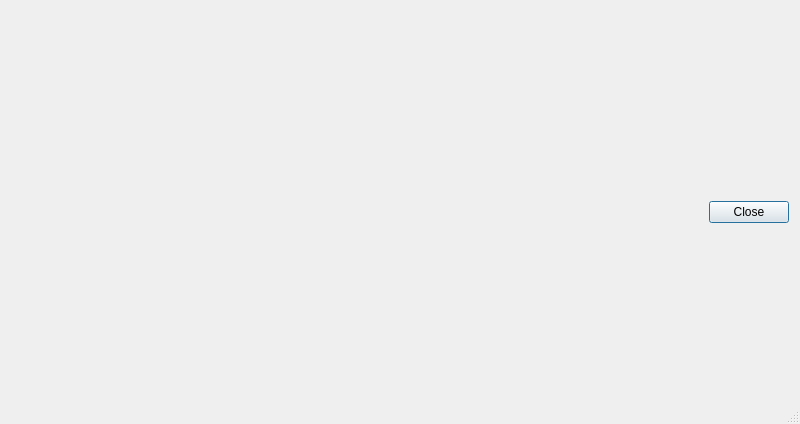
<?xml version="1.0" encoding="UTF-8"?>
<ui version="4.0">
 <class>BrowserPropertiesDialogBase</class>
 <widget class="QDialog" name="BrowserPropertiesDialogBase">
  <property name="geometry">
   <rect>
    <x>0</x>
    <y>0</y>
    <width>800</width>
    <height>424</height>
   </rect>
  </property>
  <property name="windowTitle">
   <string>Dialog</string>
  </property>
  <property name="sizeGripEnabled">
   <bool>true</bool>
  </property>
  <layout class="QVBoxLayout" name="verticalLayout">
   <item>
    <layout class="QVBoxLayout" name="mLayout"/>
   </item>
   <item>
    <widget class="QDialogButtonBox" name="mButtonBox">
     <property name="sizePolicy">
      <sizepolicy hsizetype="Expanding" vsizetype="Maximum">
       <horstretch>0</horstretch>
       <verstretch>0</verstretch>
      </sizepolicy>
     </property>
     <property name="orientation">
      <enum>Qt::Horizontal</enum>
     </property>
     <property name="standardButtons">
      <set>QDialogButtonBox::Close</set>
     </property>
    </widget>
   </item>
  </layout>
 </widget>
 <resources/>
 <connections>
  <connection>
   <sender>mButtonBox</sender>
   <signal>accepted()</signal>
   <receiver>BrowserPropertiesDialogBase</receiver>
   <slot>accept()</slot>
   <hints>
    <hint type="sourcelabel">
     <x>248</x>
     <y>254</y>
    </hint>
    <hint type="destinationlabel">
     <x>157</x>
     <y>274</y>
    </hint>
   </hints>
  </connection>
  <connection>
   <sender>mButtonBox</sender>
   <signal>rejected()</signal>
   <receiver>BrowserPropertiesDialogBase</receiver>
   <slot>reject()</slot>
   <hints>
    <hint type="sourcelabel">
     <x>316</x>
     <y>260</y>
    </hint>
    <hint type="destinationlabel">
     <x>286</x>
     <y>274</y>
    </hint>
   </hints>
  </connection>
 </connections>
</ui>
